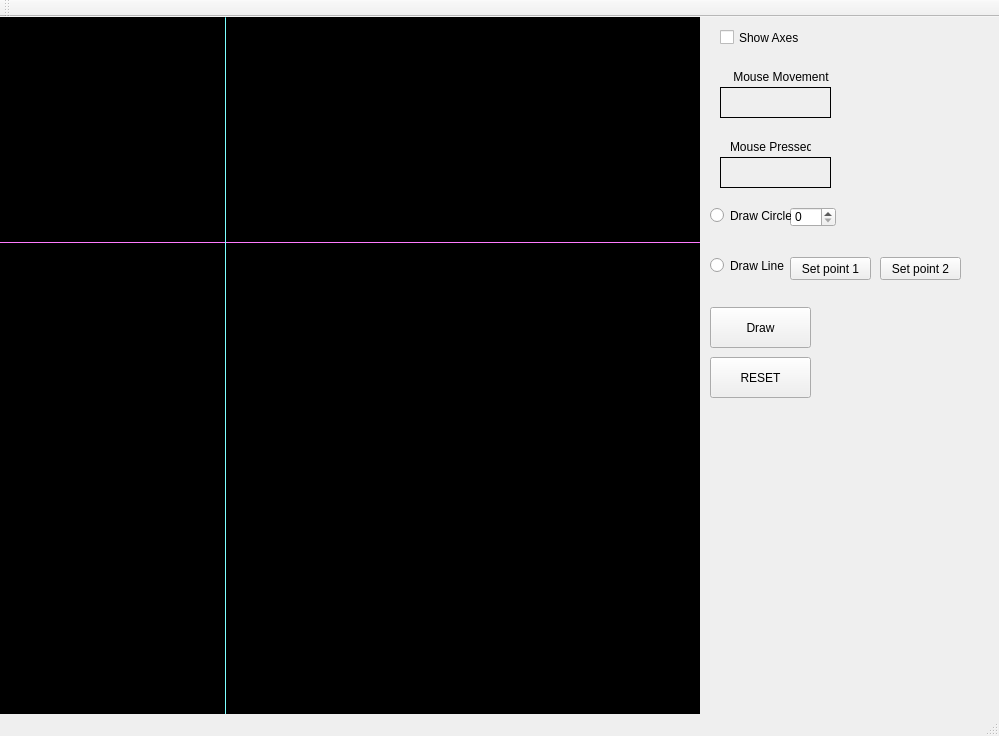
<?xml version="1.0" encoding="UTF-8"?>
<ui version="4.0">
 <class>MainWindow</class>
 <widget class="QMainWindow" name="MainWindow">
  <property name="geometry">
   <rect>
    <x>0</x>
    <y>0</y>
    <width>999</width>
    <height>736</height>
   </rect>
  </property>
  <property name="windowTitle">
   <string>MainWindow</string>
  </property>
  <widget class="QWidget" name="centralWidget">
   <widget class="my_label" name="frame">
    <property name="geometry">
     <rect>
      <x>0</x>
      <y>0</y>
      <width>700</width>
      <height>700</height>
     </rect>
    </property>
    <property name="mouseTracking">
     <bool>true</bool>
    </property>
    <property name="styleSheet">
     <string notr="true">background-color: rgb(0, 0, 0);</string>
    </property>
    <property name="frameShape">
     <enum>QFrame::Box</enum>
    </property>
    <property name="lineWidth">
     <number>1</number>
    </property>
    <property name="text">
     <string/>
    </property>
   </widget>
   <widget class="QLabel" name="mouse_movement">
    <property name="geometry">
     <rect>
      <x>720</x>
      <y>70</y>
      <width>111</width>
      <height>31</height>
     </rect>
    </property>
    <property name="frameShape">
     <enum>QFrame::Panel</enum>
    </property>
    <property name="text">
     <string/>
    </property>
   </widget>
   <widget class="QLabel" name="label_3">
    <property name="geometry">
     <rect>
      <x>720</x>
      <y>50</y>
      <width>111</width>
      <height>20</height>
     </rect>
    </property>
    <property name="text">
     <string>    Mouse Movement</string>
    </property>
   </widget>
   <widget class="QLabel" name="mouse_pressed">
    <property name="geometry">
     <rect>
      <x>720</x>
      <y>140</y>
      <width>111</width>
      <height>31</height>
     </rect>
    </property>
    <property name="frameShape">
     <enum>QFrame::Panel</enum>
    </property>
    <property name="text">
     <string/>
    </property>
   </widget>
   <widget class="QLabel" name="label_5">
    <property name="geometry">
     <rect>
      <x>730</x>
      <y>120</y>
      <width>81</width>
      <height>20</height>
     </rect>
    </property>
    <property name="text">
     <string>Mouse Pressed</string>
    </property>
   </widget>
   <widget class="Line" name="x_axis">
    <property name="geometry">
     <rect>
      <x>0</x>
      <y>225</y>
      <width>700</width>
      <height>1</height>
     </rect>
    </property>
    <property name="styleSheet">
     <string notr="true">background-color: rgb(255, 85, 255);</string>
    </property>
    <property name="orientation">
     <enum>Qt::Horizontal</enum>
    </property>
   </widget>
   <widget class="Line" name="y_axis">
    <property name="geometry">
     <rect>
      <x>225</x>
      <y>0</y>
      <width>1</width>
      <height>700</height>
     </rect>
    </property>
    <property name="styleSheet">
     <string notr="true">
background-color: rgb(85, 255, 255);</string>
    </property>
    <property name="orientation">
     <enum>Qt::Vertical</enum>
    </property>
   </widget>
   <widget class="QCheckBox" name="show_axes">
    <property name="geometry">
     <rect>
      <x>720</x>
      <y>10</y>
      <width>91</width>
      <height>21</height>
     </rect>
    </property>
    <property name="text">
     <string>Show Axes</string>
    </property>
   </widget>
   <widget class="QPushButton" name="Draw">
    <property name="geometry">
     <rect>
      <x>710</x>
      <y>290</y>
      <width>101</width>
      <height>41</height>
     </rect>
    </property>
    <property name="text">
     <string>Draw</string>
    </property>
   </widget>
   <widget class="QSpinBox" name="circle_radius">
    <property name="geometry">
     <rect>
      <x>790</x>
      <y>190</y>
      <width>46</width>
      <height>20</height>
     </rect>
    </property>
   </widget>
   <widget class="QRadioButton" name="draw_circle">
    <property name="geometry">
     <rect>
      <x>710</x>
      <y>190</y>
      <width>81</width>
      <height>17</height>
     </rect>
    </property>
    <property name="text">
     <string>Draw Circle</string>
    </property>
   </widget>
   <widget class="QRadioButton" name="draw_line">
    <property name="geometry">
     <rect>
      <x>710</x>
      <y>240</y>
      <width>77</width>
      <height>17</height>
     </rect>
    </property>
    <property name="text">
     <string>Draw Line</string>
    </property>
   </widget>
   <widget class="QPushButton" name="set_point1">
    <property name="geometry">
     <rect>
      <x>790</x>
      <y>240</y>
      <width>81</width>
      <height>23</height>
     </rect>
    </property>
    <property name="text">
     <string>Set point 1</string>
    </property>
   </widget>
   <widget class="QPushButton" name="set_point2">
    <property name="geometry">
     <rect>
      <x>880</x>
      <y>240</y>
      <width>81</width>
      <height>23</height>
     </rect>
    </property>
    <property name="text">
     <string>Set point 2</string>
    </property>
   </widget>
   <widget class="QPushButton" name="pushButton">
    <property name="geometry">
     <rect>
      <x>710</x>
      <y>340</y>
      <width>101</width>
      <height>41</height>
     </rect>
    </property>
    <property name="text">
     <string>RESET</string>
    </property>
   </widget>
  </widget>
  <widget class="QMenuBar" name="menuBar">
   <property name="geometry">
    <rect>
     <x>0</x>
     <y>0</y>
     <width>999</width>
     <height>21</height>
    </rect>
   </property>
  </widget>
  <widget class="QToolBar" name="mainToolBar">
   <attribute name="toolBarArea">
    <enum>TopToolBarArea</enum>
   </attribute>
   <attribute name="toolBarBreak">
    <bool>false</bool>
   </attribute>
  </widget>
  <widget class="QStatusBar" name="statusBar"/>
 </widget>
 <layoutdefault spacing="6" margin="11"/>
 <customwidgets>
  <customwidget>
   <class>my_label</class>
   <extends>QLabel</extends>
   <header location="global">my_label.h</header>
  </customwidget>
 </customwidgets>
 <resources/>
 <connections/>
</ui>
